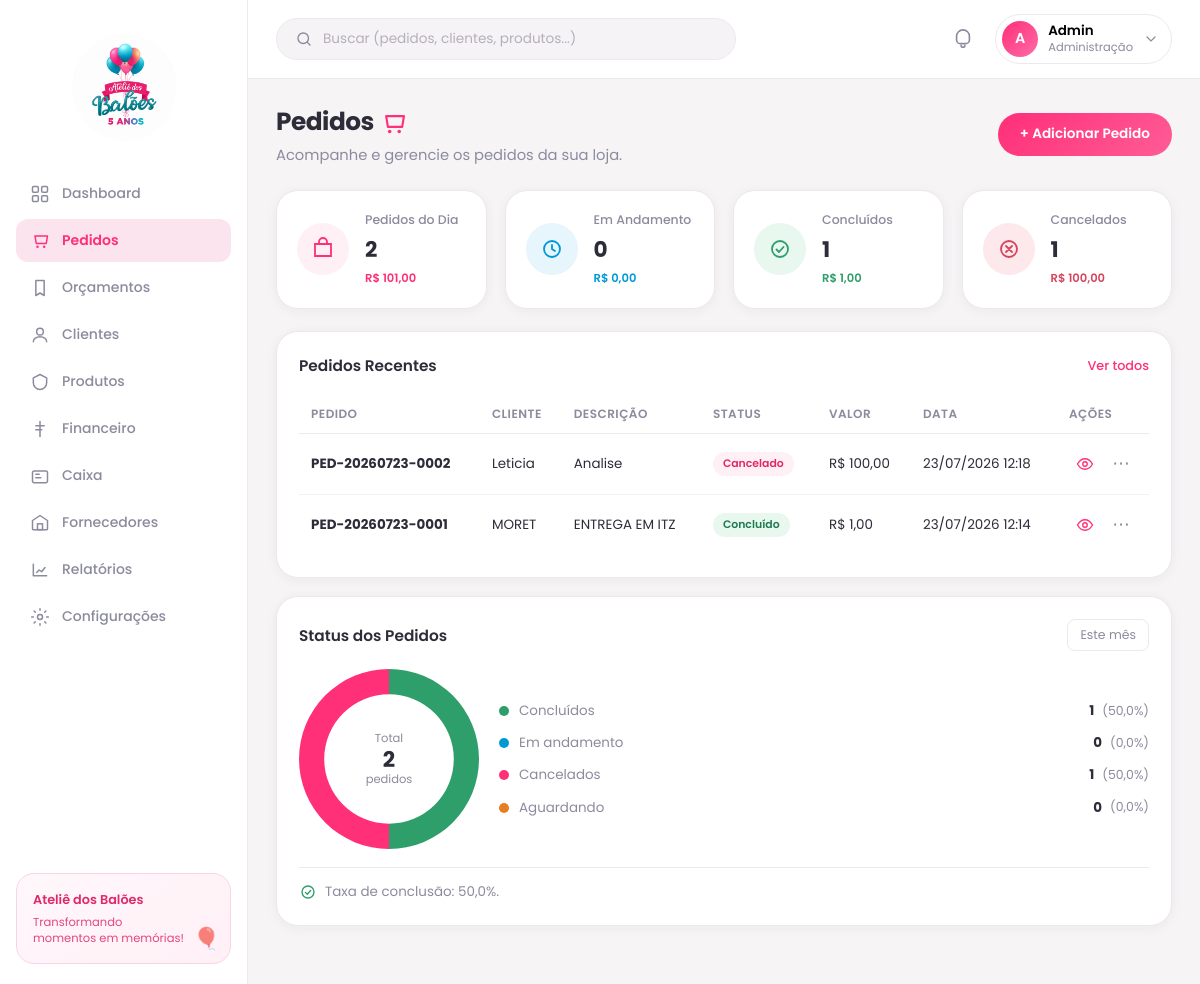
The page /pedidos/ (signed in) on the database its author committed.
### pedidos/models.py (models this page shows, shortened)
class Pedido(models.Model):
    numero = models.CharField('Número', max_length=20, unique=True, editable=False)
    cliente = models.CharField('Cliente', max_length=200)
    descricao = models.CharField('Descrição', max_length=255)
    status = models.CharField(
        'Status',
        max_length=20,
        choices=StatusPedido.choices,
        default=StatusPedido.AGUARDANDO,
        db_index=True,
    )
    valor_total = models.DecimalField(
        'Valor total',
        max_digits=12,
        decimal_places=2,
        default=Decimal('0.00'),
    )
    data_criacao = models.DateTimeField('Data de criação', auto_now_add=True)
    data_atualizacao = models.DateTimeField('Data de atualização', auto_now=True)
    data_entrega = models.DateField('Data de entrega', null=True, blank=True)
    observacoes = models.TextField('Observações', blank=True)
    criado_por = models.ForeignKey(
        settings.AUTH_USER_MODEL,
        on_delete=models.SET_NULL,
        null=True,
        blank=True,
        related_name='pedidos_criados',
        verbose_name='Criado por',
    )
    class Meta:
        ordering = ['-data_criacao']
        verbose_name = 'Pedido'
        verbose_name_plural = 'Pedidos'
    @property
    def status_badge_class(self):
        return {
            StatusPedido.AGUARDANDO: 'orange',
            StatusPedido.EM_ANDAMENTO: 'blue',
            StatusPedido.CONCLUIDO: 'green',
            StatusPedido.CANCELADO: 'pink',
        }.get(self.status, 'orange')
    @property
    def valor_formatado(self):
        value = self.valor_total or Decimal('0.00')
        return f'R$ {value:,.2f}'.replace(',', 'X').replace('.', ',').replace('X', '.')

### pedidos/views.py (the view)
# urls.py: path('', views.dashboard_pedidos, name='dashboard'),
@login_required(login_url='login')
def dashboard_pedidos(request):
    hoje = timezone.localdate()
    context = {
        **_layout_context(request.user),
        'pedidos_recentes': obter_pedidos_recentes(limite=RECENTES_LIMIT),
        'resumo': _build_resumo(hoje),
        **_build_status_context(),
    }
    return render(request, 'pedidos/dashboard_pedidos.html', context)

### dash/views.py (called while the page is built)
def _display_name(user):
    if user.get_full_name():
        return user.get_full_name()
    if user.first_name:
        return user.first_name
    return user.username.capitalize()

def _user_role(user):
    if user.is_superuser or user.is_staff:
        return 'Administração'
    return 'Operação'

### pedidos/selectors.py (called while the page is built)
def formatar_moeda(value):
    value = value or Decimal('0.00')
    return f'R$ {value:,.2f}'.replace(',', 'X').replace('.', ',').replace('X', '.')

def obter_pedidos_recentes(limite=5):
    return Pedido.objects.order_by('-data_criacao')[:limite]

### pedidos/views.py (called while the page is built)
def _layout_context(user, active_nav='pedidos'):
    return {
        'display_name': _display_name(user),
        'user_role': _user_role(user),
        'active_nav': active_nav,
    }

def _format_currency(value):
    return formatar_moeda(value)

def _percent(part, total):
    if not total:
        return 0.0
    return round((part / total) * 100, 1)

### pedidos/templates/pedidos/dashboard_pedidos.html (shortened to what this page needs)
{% extends "dash/base_dashboard.html" %}
{% load static %}
{% block extra_css %}
<link rel="stylesheet" href="{% static 'pedidos/css/pedidos.css' %}">
{% endblock %}
{% block content %}
<div class="pedidos-page">
    <section class="page-header pedidos-header">
        <div class="page-header__text">
            <h1>Pedidos <span class="page-header__icon" aria-hidden="true">
                <svg viewBox="0 0 24 24" fill="none">
                    <path d="M6 6h15l-1.5 9H7.5L6 6z" stroke="currentColor" stroke-width="1.8" stroke-linejoin="round"/>
                    <circle cx="9" cy="19" r="1.5" fill="currentColor"/>
                    <circle cx="17" cy="19" r="1.5" fill="currentColor"/>
                </svg>
            </span></h1>
            <p>Acompanhe e gerencie os pedidos da sua loja.</p>
        </div>
        <div class="page-header__actions pedidos-header-actions">
            <a href="{% url 'pedidos:criar' %}" class="btn btn--pink btn-adicionar-pedido">+ Adicionar Pedido</a>
        </div>
    </section>
    {% include 'pedidos/partials/cards_resumo.html' %}
    <section class="content-grid content-grid--2 pedidos-main-grid">
        {% include 'pedidos/partials/tabela_pedidos.html' %}
        {% include 'pedidos/partials/status_pedidos.html' %}
    </section>
</div>
{% endblock %}

### dash/templates/dash/partials/_topbar.html (shortened to what this page needs)
<header class="topbar">
    <div class="topbar__left">
        <div class="search-box">
            <svg viewBox="0 0 24 24" fill="none" aria-hidden="true">
                <circle cx="11" cy="11" r="7" stroke="currentColor" stroke-width="1.8"/>
                <path d="M20 20l-3.5-3.5" stroke="currentColor" stroke-width="1.8" stroke-linecap="round"/>
            </svg>
            <input
                type="search"
                id="global-search"
                name="q"
                placeholder="Buscar (pedidos, clientes, produtos...)"
                autocomplete="off"
                aria-label="Buscar pedidos, clientes e produtos"
            >
        </div>
    </div>
    <div class="topbar__actions">
        <button type="button" class="icon-btn" id="notifications-btn" aria-label="Notificações">
            <svg viewBox="0 0 24 24" fill="none" aria-hidden="true">
                <path d="M15 17H9c-2.2 0-4-1.8-4-4V9a7 7 0 1114 0v4c0 2.2-1.8 4-4 4z" stroke="currentColor" stroke-width="1.8"/>
                <path d="M10 19a2 2 0 004 0" stroke="currentColor" stroke-width="1.8" stroke-linecap="round"/>
            </svg>
        </button>
        <div class="user-menu" id="user-menu">
            <button type="button" class="user-menu__toggle" id="user-menu-toggle" aria-expanded="false" aria-haspopup="true">
                <span class="user-avatar">{{ display_name|slice:":1" }}</span>
                <span class="user-info">
                    <strong>{{ display_name }}</strong>
                    <span>{{ user_role }}</span>
                </span>
                <svg class="user-menu__chevron" viewBox="0 0 24 24" fill="none" aria-hidden="true">
                    <path d="M6 9l6 6 6-6" stroke="currentColor" stroke-width="1.8" stroke-linecap="round"/>
                </svg>
            </button>
        </div>
    </div>
</header>

### pedidos/templates/pedidos/partials/tabela_pedidos.html (shortened to what this page needs)
<article class="card pedidos-table-card">
    <header class="card__header">
        <h2 class="card__title">Pedidos Recentes</h2>
        <a href="{% url 'pedidos:dashboard' %}" class="card__link">Ver todos</a>
    </header>
    <div class="table-wrap">
        <table class="data-table">
            <thead>
                <tr>
                    <th>Pedido</th>
                    <th>Cliente</th>
                    <th>Descrição</th>
                    <th>Status</th>
                    <th>Valor</th>
                    <th>Data</th>
                    <th class="data-table__actions-col">Ações</th>
                </tr>
            </thead>
            <tbody>
                {% for pedido in pedidos_recentes %}
                <tr>
                    <td data-label="Pedido"><strong>{{ pedido.numero }}</strong></td>
                    <td data-label="Cliente">{{ pedido.cliente }}</td>
                    <td data-label="Descrição">{{ pedido.descricao|truncatechars:40 }}</td>
                    <td data-label="Status">
                        <span class="badge badge--{{ pedido.status_badge_class }} pedido-status-badge">
                            {{ pedido.get_status_display }}
                        </span>
                    </td>
                    <td data-label="Valor">{{ pedido.valor_formatado }}</td>
                    <td data-label="Data">{{ pedido.data_criacao|date:"d/m/Y H:i" }}</td>
                    <td data-label="Ações" class="data-table__actions-col">
                        <div class="row-actions">
                            <a href="{% url 'pedidos:detalhar' pedido.pk %}" class="icon-action icon-action--view" aria-label="Visualizar pedido {{ pedido.numero }}">
                                <svg viewBox="0 0 24 24" fill="none" aria-hidden="true">
                                    <path d="M2 12s4-7 10-7 10 7 10 7-4 7-10 7S2 12 2 12z" stroke="currentColor" stroke-width="1.8"/>
                                    <circle cx="12" cy="12" r="3" stroke="currentColor" stroke-width="1.8"/>
                                </svg>
                            </a>
                            <div class="action-menu" data-action-menu>
                                <button type="button" class="dots-btn" aria-label="Mais ações do pedido {{ pedido.numero }}" aria-expanded="false" data-action-toggle>⋯</button>
                            </div>
                        </div>
                    </td>
                </tr>
                {% endfor %}
            </tbody>
        </table>
    </div>
</article>

### pedidos/static/pedidos/css/pedidos.css (style rules this page uses)
.pedidos-page .page-header__icon { display: inline-flex; vertical-align: middle; color: var(--pink); }
.pedidos-page .page-header__icon svg { width: 1.15em; height: 1.15em; }
.badge--pink { background: var(--pink-soft); color: var(--pink-dark); }
.row-actions { display: inline-flex; align-items: center; gap: 4px; position: relative; }
.icon-action { width: 32px; height: 32px; border-radius: 8px; display: inline-flex; align-items: center; justify-content: center; color: var(--pink); }
.icon-action svg { width: 18px; height: 18px; }
.action-menu { position: relative; }

### rows shown on the page
Pedido: numero "PED-20260723-0002", cliente "Leticia", descricao "Analise", status "Cancelado", valor_formatado "R$ 100,00", data_criacao "23/07/2026 12:18"
Pedido: numero "PED-20260723-0001", cliente "MORET", descricao "ENTREGA EM ITZ", status "Concluído", valor_formatado "R$ 1,00", data_criacao "23/07/2026 12:14"

### other values the page prints
{{ display_name|slice:":1" }} "A"
{{ display_name }} "Admin"
{{ user_role }} "Administração"
{{ resumo.pedidos_do_dia.quantidade }} "2"
{{ resumo.pedidos_do_dia.valor_formatado }} "R$ 101,00"
{{ resumo.em_andamento.quantidade }} "0"
{{ resumo.em_andamento.valor_formatado }} "R$ 0,00"
{{ resumo.concluidos.quantidade }} "1"
{{ resumo.concluidos.valor_formatado }} "R$ 1,00"
{{ resumo.cancelados.quantidade }} "1"
{{ resumo.cancelados.valor_formatado }} "R$ 100,00"
{{ status_pedidos.concluidos.quantidade }} "1"
{{ status_pedidos.concluidos.percentual }} "50,0"
{{ status_pedidos.em_andamento.quantidade }} "0"
{{ status_pedidos.em_andamento.percentual }} "0,0"
